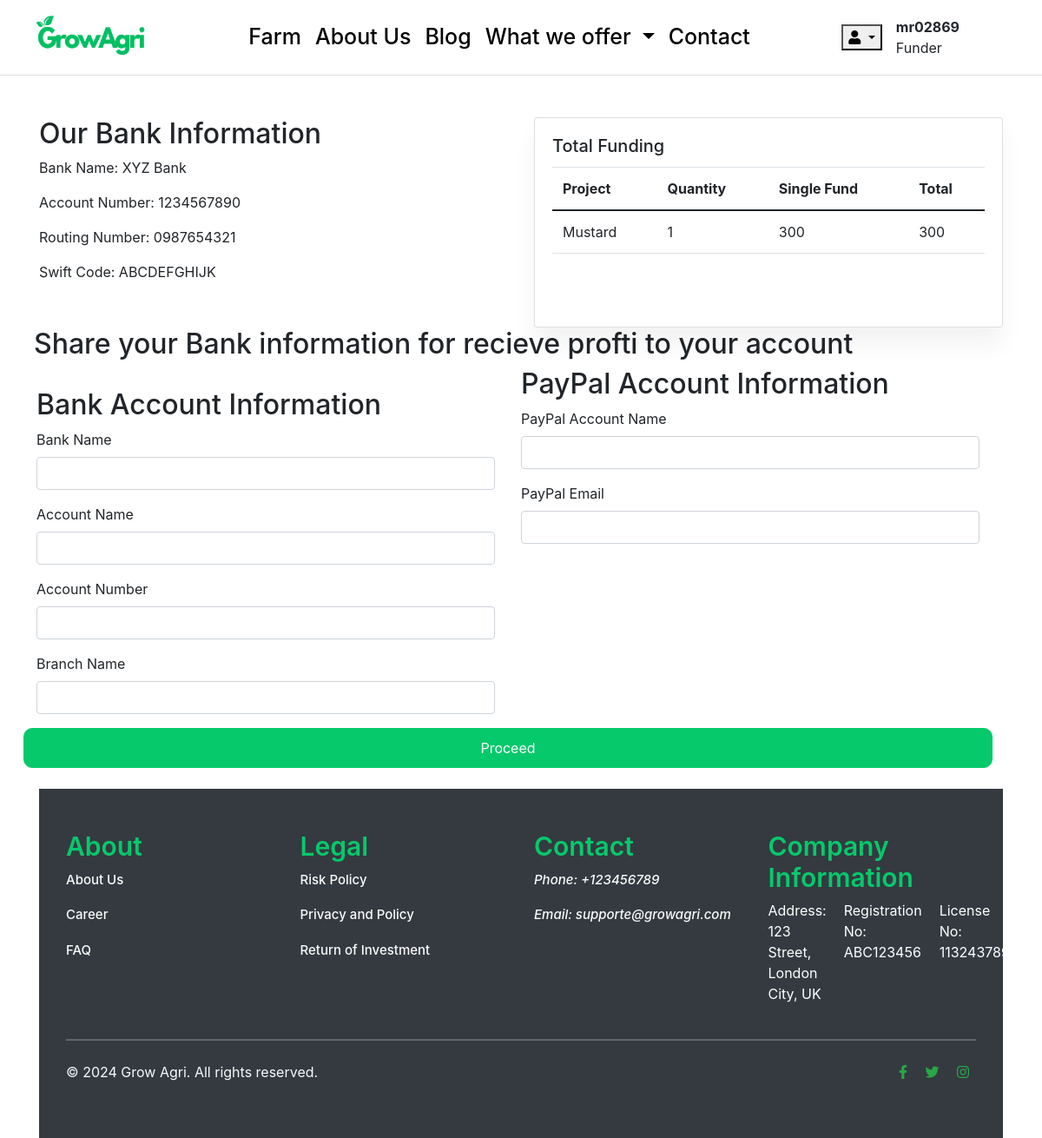
The app's page /cart/checkout/ (signed in) with its own data.
### accounts/models.py (models this page shows, shortened)
class Account(AbstractBaseUser):
    first_name   = models.CharField(max_length=50)
    last_name    = models.CharField(max_length=50)
    username     = models.CharField(max_length=50, unique=True)
    email        = models.EmailField(max_length=100, unique=True)
    phone_number = models.CharField(max_length=50)
    date_joined  = models.DateTimeField(auto_now_add=True)
    last_login   = models.DateTimeField(auto_now_add=True)
    is_admin     = models.BooleanField(default=False)
    is_staff     = models.BooleanField(default=False)
    is_active     = models.BooleanField(default=False)
    is_superadmin     = models.BooleanField(default=False)
    USERNAME_FIELD = 'email'
    REQUIRED_FIELDS = ['username', 'first_name', 'last_name']
    objects = MyAccountManager()

### carts/models.py (models this page shows, shortened)
class CartItem(models.Model):
    user = models.ForeignKey(Account, on_delete=models.CASCADE, null=True)
    product = models.ForeignKey(Farm, on_delete=models.CASCADE)
    cart    = models.ForeignKey(Cart, on_delete=models.CASCADE, null=True)
    quantity = models.IntegerField()
    is_active = models.BooleanField( default=True)
    def sub_total(self):
        return self.product.price * self.quantity

### farm/models.py (models this page shows, shortened)
class Farm(models.Model):
    farm_name = models.CharField(max_length=200, unique=True)
    slug = models.SlugField(max_length=200, unique=True, blank=True)
    description = models.TextField(max_length=500, blank=True)
    price = models.IntegerField()
    images = models.ImageField(upload_to='photos/farm')
    stock = models.IntegerField()
    is_available = models.BooleanField(default=True)
    category = models.ForeignKey(CropType, on_delete=models.CASCADE)
    created_date = models.DateTimeField(auto_now_add=True)
    modified_date = models.DateTimeField(auto_now=True)
    campaign_status = models.CharField(max_length=20, choices=[('draft', 'Draft'), ('active', 'Active'), ('completed', 'Completed')], default='draft')
    location = models.CharField(max_length=200, default='')  # Location of the farm
    duration = models.IntegerField(default=None, null=True, blank=True)
    custom_percentage = models.FloatField(validators=[MinValueValidator(0)], null=True, blank=True)

### carts/views.py (the view)
# urls.py: path('checkout/', views.checkout, name='checkout'),
@login_required(login_url='login')
def checkout(request, total=0, quantity=0, cart_items=None):
    try:
        if request.user.is_authenticated:
            cart_items = CartItem.objects.filter(user=request.user, is_active=True)
        else:
            cart = Cart.objects.get(cart_id=_cart_id(request))
            cart_items = CartItem.objects.filter(cart=cart, is_active=True)
        for cart_item in cart_items:
            total += (cart_item.product.price * cart_item.quantity)
            quantity += cart_item.quantity
    except ObjectDoesNotExist:
        pass
    context = {
        'total': total,
        'quantity': quantity,
        'cart_items': cart_items,
    }
    return render(request, 'farm/checkout.html', context)

### carts/context_processors.py (called while the page is built)
def counter(request):
    cart_count = 0
    if 'admin' in request.path:
        return {}
    else:
        try:
            cart = Cart.objects.filter(cart_id=_cart_id(request))
            if request.user.is_authenticated:
                cart_items = CartItem.objects.all().filter(user=request.user)
            else:
                cart_items = CartItem.objects.filter(cart=cart[:1])
            for cart_item in cart_items:
                cart_count += cart_item.quantity
        except Cart.DoesNotExist:
            cart_count = 0
    return {'cart_count': cart_count}

### carts/views.py (called while the page is built)
def _cart_id(request):
    cart = request.session.session_key
    if not cart:
        cart = request.session.create()
    return cart

### projects/context_processors.py (called while the page is built)
def menu_links(request):
    links = CropType.objects.all()
    return dict(links=links)

### templates/farm/checkout.html (shortened to what this page needs)
{% extends "base.html" %}
{% load static %}
{% block content %}
<div class="container mt-5">
    <div class="row">
        <div class="col-md-6 mb-4 ">
          <h2>Our Bank Information</h2>
          <p>Bank Name: XYZ Bank</p>
          <p>Account Number: 1234567890</p>
          <p>Routing Number: 0987654321</p>
          <p>Swift Code: ABCDEFGHIJK</p>
        </div>
        <div class="col-md-6">
                <div class="card">
                  <div class="card-body">
                    <h5 class="card-title">Total Funding</h5>
                    <table class="table">
                        <thead>
                          <tr>
                            <th>Project</th>
                            <th>Quantity</th>
                            <th>Single Fund</th>
                            <th>Total</th>
                          </tr>
                        </thead>
                        <tbody>
                          {% for cart_item in cart_items %}
                          <tr>
                            <td>{{ cart_item.product.farm_name }}</td>
                            <td>{{ cart_item.quantity }}</td>
                            <td>{{ cart_item.product.price }}</td>
                            <td>{{ cart_item.sub_total }}</td>
                          </tr>
                          {% endfor %}
                        </tbody>
                      </table>
                  </div>
                </div>
      </div>
      <div class="row">
        <h2>Share your Bank information for recieve profti to your account </h2>
        <div class="col-md-6">
            <h2>Bank Account Information</h2>
            <form action="{% url 'place_order' %}" method="POST">
                <div class="form-group">
                    <label for="bankName">Bank Name</label>
                    <input type="text" class="form-control" id="bankName" name="bank_name">
                </div>
                <div class="form-group">
                    <label for="accountName">Account Name</label>
                    <input type="text" class="form-control" id="accountName" name="account_name">
                </div>
                <div class="form-group">
                    <label for="accountNumber">Account Number</label>
                    <input type="text" class="form-control" id="accountNumber" name="account_number">
                </div>
                <div class="form-group">
                    <label for="branchName">Branch Name</label>
                    <input type="text" class="form-control" id="branchName" name="branch_name">
                </div>
            </div>
        <div class="col-md-6">
            <h2>PayPal Account Information</h2>
                <div class="form-group">
                    <label for="paypalName">PayPal Account Name</label>
                    <input type="text" class="form-control" id="paypalName" name="paypal_account_name">
                </div>
                <div class="form-group">
                    <label for="paypalEmail">PayPal Email</label>
                    <input type="email" class="form-control" id="paypalEmail" name="paypal_email">
                </div>
        </div>
        <button type="submit" class="custom_button">Proceed</button>
    </div>
  </div>
  <br>
{% endblock content %}

### templates/includes/header.html (shortened to what this page needs)
{% load static %}
<nav class="navbar navbar-expand-lg border-bottom navbar-light">
    <div class="container-fluid">
        <a class="mb-0 h1 logo_text" href="{% url 'home' %}">
            <img src="{% static 'images/logo.png' %}" height="70" width="150" alt="">
        </a>
        <div class="collapse navbar-collapse" id="navbarSupportedContent">
            <ul class="navbar-nav mx-auto mb-2 mb-lg-0">
                <li class="nav-item">
                    <a class="nav-link link_item" href="{% url 'farm' %}">Farm</a>
                </li>
                <li class="nav-item">
                    <a class="nav-link link_item" href="{% url 'about-us' %}">About Us</a>
                </li>
                <li class="nav-item">
                    <a class="nav-link link_item" href="{% url 'blog_list' %}">Blog</a>
                </li>
                <li class="nav-item dropdown">
                    <a class="nav-link link_item dropdown-toggle" href="#" id="navbarDropdown" role="button" data-toggle="dropdown" aria-haspopup="true" aria-expanded="false">
                        What we offer
                    </a>
                </li>
                <li class="nav-item">
                    <a class="nav-link link_item" href="{% url 'contact' %}">Contact</a>
                </li>
            </ul>
            {% if user.is_authenticated %}
            <div class="d-flex align-items-center me-5">
                <div class="dropdown me-3">
                    <button class="dropdown-toggle user_toggle" type="button" id="dropdownMenuButton1"
                        data-bs-toggle="dropdown" aria-expanded="false">
                        <i class="fa fa-user" aria-hidden="true"></i>
                    </button>
                </div>
                <div class="me-3">
                    <p class="m-0 m-0 fw-bold"> {{ user.first_name }} </p>
                    <p class="m-0 m-0">Funder</p>
                </div>
            </div>
            {% else %}
            <div>
                <a href="{% url 'register' %}" class="btn btn-primary custom_button">Sign Up</a>
                <a href="{% url 'login' %}" class="btn btn-outline-secondary custom_button">Login</a>
            </div>
            {% endif %}
        </div>
    </div>
</nav>

### static/css/style.css (style rules this page uses)
.logo_text { color: #0c0c0c; text-decoration: none; font-size: 50px; }
.link_item { color: #000000 !important; font-size: 25px; font-weight: 500; }
.custom_button { background-color: #06C96B; border: none; padding: 10px 26px; border-radius: 10px; color: white; border: 1px solid #06C96B; transition: 0.3s; }
.card { box-shadow: 0 20px 27px 0 rgb(0 0 0 / 5%); }
.nav-link { display: block; padding: .5rem 1rem; color: #000000; text-decoration: none; transition: color .15s ease-in-out,background-color .15s ease-in-out,border-color .15s ease-in-out; }

### records on screen
Account: first_name "mr02869"
CartItem: product.farm_name "Mustard", quantity "1", product.price "300", sub_total "300"
